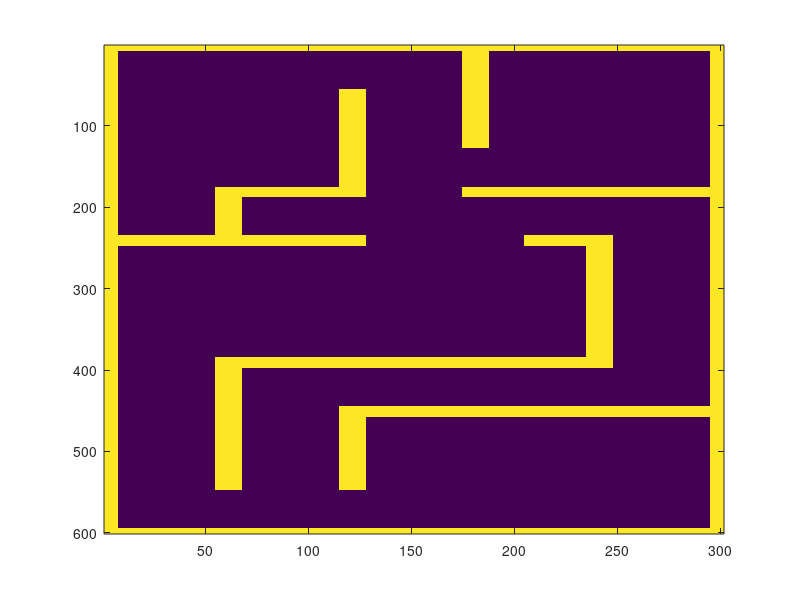

MATLAB code to generate this figure: (Note: this script raises an error after producing the figure.)
clc; clear; close all;
%% NEEDS rvctools IN MATLAB PATH

% Dimensions of Flemming space [ft/in]
ftrows = 50;
ftcols = 25;
inrows = ftrows * 12;
incols = ftcols * 12;

%  Initialize map with zeros
maxrows = inrows + 1;
maxcols = incols + 1;
map = zeros(maxrows, maxcols);

% Locations of wall corner nodes
obstacleNodes = 1 + 12 * [...
    5,    5;     5,    10;    17.5, 5;
    12.5, 10;    12.5, 25;    17.5, 20;
    30,   0;     30,   5;     30,   10;
    30,   17.5;  30,   20;    35,   5;
    35,   10;    35,   15;    40,   15;
    45,   10;    50,   15;    35,   25;
    0,    0;     0,    25;    50,   0;
    50,   25];

% Connections between wall corner nodes
% note: index '2' should always be bigger
nodeConnections = [...
    1  3;     2  4;     3  6;     4  5;
    6  11;    10 11;    7  9;     8  12;
    12 13;    13 16;    15 17;    14 18;
    19 20;    19 21;    20 22;    21 22];

for n = 1:size(nodeConnections,1)
    
    % Determine how many row/col indices will be needed to make connection
    numRows            = abs(obstacleNodes(nodeConnections(n,1),1) - ...
                             obstacleNodes(nodeConnections(n,2),1)) + 1;
    numCols            = abs(obstacleNodes(nodeConnections(n,1),2) - ...
                             obstacleNodes(nodeConnections(n,2),2)) + 1;
    obstacleWalls      = zeros(max(numRows, numCols), 2);
    
    % Set wall row/col indices to '1' in the map
    obstacleWalls(:,1) = obstacleNodes(nodeConnections(n,1),1):...
                         obstacleNodes(nodeConnections(n,2),1);
    obstacleWalls(:,2) = obstacleNodes(nodeConnections(n,1),2):...
                         obstacleNodes(nodeConnections(n,2),2);
    obstacleInd        = sub2ind(size(map), ...
                         obstacleWalls(:,1), ...
                         obstacleWalls(:,2));
    map(obstacleInd)   = 1;
    
end

% Add padding to walls as a safety factor, default '6' inches on each side
padval = 6;
[r, c] = ind2sub(size(map), find(map == 1));
for i = 1:length(r)
    padrows = r(i) - padval:r(i) + padval;
    padcols = c(i) - padval:c(i) + padval;
    
    if max(padrows) > maxrows
        padrows = r(i) - padval:maxrows;
    end
    if min(padrows) < 1
        padrows = 1:r(i) + padval;
    end
    if max(padcols) > maxcols
        padcols = c(i) - padval:maxcols;
    end
    if min(padcols) < 1
        padcols = 1:c(i) + padval;
    end
    
    map(padrows,padcols) = 1;
end

% Save map
map = flipud(map);
imagesc(map)
save('map.mat', 'map')

%%
% Now we create an instance of a robot with the PRM navigation algorithm
prm = PRM(map);

% and because PRM is a probabilistic method we will reset the random number
% generator to a known state
randinit

% Now we define the goal and start coordinates
% goal  = [22.5,40]*12;
% start = [12.5,2.5]*12;
start = [133, 230];
goal = [282, 79];

% then ask the robot to plan a path to goal (it will take few seconds)
prm.plan();

% The roadmap planner does not need to know, yet, the goal or start positions, it
% chooses random points in the world and tries to find obstacle-free paths between
% them (like railway lines or freeways)

% Now we can display the obstacles and the cost to reach the goal from every
% point in the world
prm.plot();

% Now we can execute the planned path, it will be animated with green dots
prm.path(start, goal)

%% Create a path for running Quad dynamics model

% Time [sec] when each position set point command should be given
timeline = [0 6 7 7.5 8 8.5 9 9.5 10] * 60;

% Prepare position set point format for model
setPts   = unique(reshape(prm.localSp, [2,length(prm.localSp)/2])', ...
           'rows', 'stable');
% Create struct of position/yaw set point commands
path.x   = timeseries(setPts(:,1),timeline);
path.y   = timeseries(setPts(:,2),timeline);
path.z   = timeseries(36*ones(9,1),timeline);
path.psi = timeseries(zeros(9,1),timeline);
save('pathFlemming.mat', 'path');



